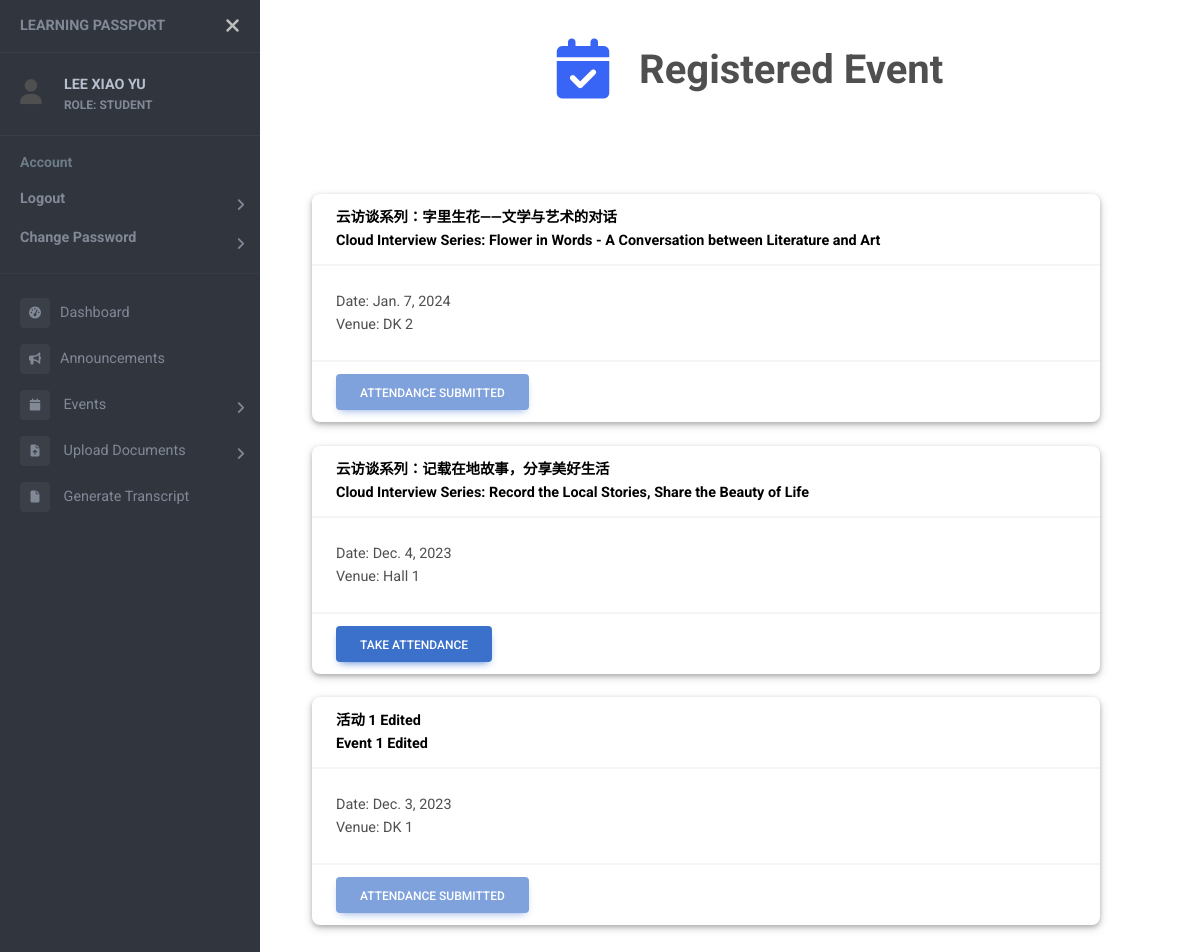
/events/attendance (signed in), run on an earlier commit of the app's database.
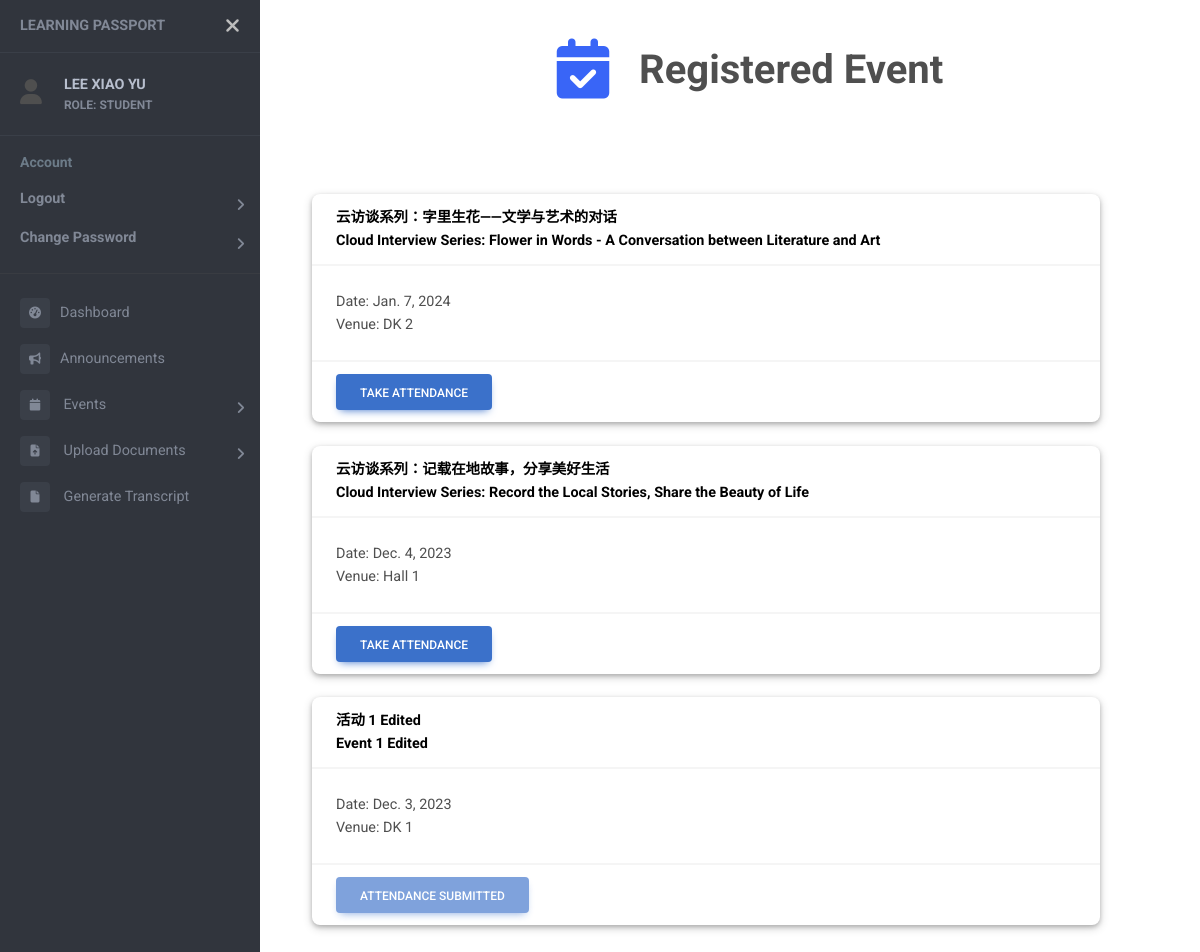
And on a later commit of the database.
### events/models.py (models this page shows)
class Event_Participants(models.Model):
    event = models.ForeignKey(Events, on_delete=models.CASCADE, null=True)
    student = models.ForeignKey(Student, on_delete=models.CASCADE, null=True)
    position = models.CharField(max_length=50, null=True)
    attendance = models.BooleanField(null=True, default=0)
    registered = models.BooleanField(null=True)
    file = models.FileField(upload_to='event_external/', null=True)
    filename = models.CharField(max_length=100, null=True)
    status = models.BooleanField(null=True)

class Events(models.Model):
    c_name = models.CharField(max_length=50, null=True)
    e_name = models.CharField(max_length=50)
    TYPE = (
        (1, 'Seminar/Talk'),
        (2, 'Conference'),
        (3, 'Proposal Defense'),
        (4, 'Candidature Defense'),
        (5, 'Welcome Week/Month'),
        (6, 'Chinese Studies Night'),
        (7, 'Workshop'),
        (8, 'Others'),
    )
    type = models.SmallIntegerField(choices=TYPE, null=True)
    start = models.DateTimeField(null=True)
    end = models.DateTimeField(null=True)
    year = models.IntegerField()
    venue = models.CharField(max_length=100, null=True)
    desc = models.CharField(max_length=200, null=True)
    internal = models.BooleanField()
    speaker = models.CharField(max_length=50, null=True)
    attendance = models.BooleanField(null=True)
    enable_attendance = models.BooleanField(null=True)
    file = models.FileField(upload_to='event_com/', null=True)
    filename = models.CharField(max_length=100, null=True)
    file_by = models.ForeignKey(Student, on_delete=models.SET_NULL, null=True)
    status = models.BooleanField(null=True)
    poster = models.FileField(upload_to='event_poster/', null=True)

### events/views.py (the view, shortened to what this page needs)
# urls.py: path('events/attendance', views.takeAttendanceView, name="attendance"),
@login_required
def takeAttendanceView (request):
    if request.user.role in 'STUDENT':
        events = list()
        student = Student.objects.get(user=request.user.id)
        parts = Event_Participants.objects.filter(student=student, registered=1)
        reg_events = list()
        for part in parts:
            start_time = part.event.start if part.event.start else None
            end_time = part.event.end if part.event.end else None
            print("Start: ", start_time)
            print("End: ", end_time)
            print("Now: ", current_time)
            if part.event.enable_attendance==1:
                events.append(part)
            elif start_time and end_time :
                if start_time.replace(tzinfo=None) <= current_time.replace(tzinfo=None) <= end_time.replace(tzinfo=None) and part.event.attendance==1:
                    events.append(part)
                else:
                    reg_events.append(part)
            else:
                    reg_events.append(part)
        print(events)
        context = {
            "events": events,
            "reg_events": reg_events,
            "page_name": "Registered Event",
            "icon": "fa-solid fa-calendar-check fa-xl"
        }
    return render (request, "attendance.html", context)

### templates/attendance.html (shortened to what this page needs)
<!DOCTYPE html>
{% extends "sidebar.html" %}
{% block content %}
{% load static %}
<head>
  <link rel="stylesheet" href="{% static 'css/event_list.css' %}">
</head>
<br />
<div class="container container-fluid">
{% if request.user.role in 'STUDENT' %}
{% for part in events %}
<br />
<div class="card">
  <a href="{% url 'event-detail' part.event.id %}">
    <div class="card-header">
      <strong>{% if part.event.c_name %}{{part.event.c_name}} <br> {% endif %} {{part.event.e_name}}</strong>
    </div>
  </a>
  <div class="card-body">
    Date: {{part.event.start.date}} <br />
    Venue: {{part.event.venue}}
  </div>
  {% if part.attendance != 1 %}
  <form method="POST">
    <div class="card-footer">
      <button type="submit" class="btn btn-primary" name="attendance"
        onclick='return confirm("Confirm to take attendance for {{part.event.e_name}}?")'>
        Take Attendance
      </button>
    </div>
  </form>
  {% elif part.attendance == 1 %}
  <div class="card-footer">
    <button type="button" class="btn btn-primary" name="attendance" disabled>
      Attendance Submitted
    </button>
  </div>
  {% endif %}
</div>
{% endfor %}
{% for part in reg_events %}
<br />
<div class="card">
  <a href="{% url 'event-detail' part.event.id %}">
    <div class="card-header">
      <strong>{% if part.event.c_name %}{{part.event.c_name}}<br>{% endif %} {{part.event.e_name}}</strong>
    </div>
  </a>
  <div class="card-body">
    Date: {{part.event.start.date}} <br />
    Venue: {{part.event.venue}}
  </div>
  <div class="card-footer">
    {% if part.attendance == 1 %}
    <button type="button" class="btn btn-primary" name="attendance" disabled>
      Attendance Submitted
    </button>
    {% endif %}
  </div>
</div>
{% endfor %}
</div>
<br>
{% endif %}
{% endblock %}

What changed in the data, as far as the page shows it:
changed Event_Participants "云访谈系列：字里生花——文学与艺术的对话": attendance "ATTENDANCE SUBMITTED" → "TAKE ATTENDANCE"
